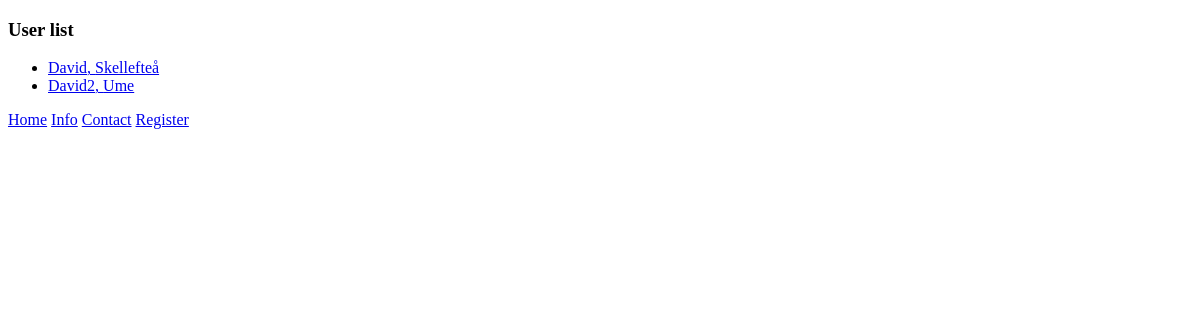
The app's page /users/, older data.
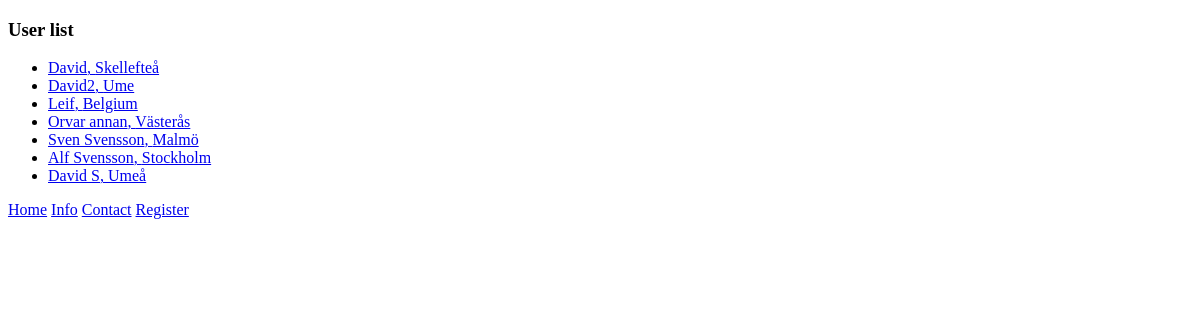
The same page, newer data.
### FrancisellaDatabase/models.py (models this page shows, shortened)
class User(models.Model):
	owner = models.ForeignKey(User,on_delete=CASCADE)
	name = models.CharField(max_length=200,null=True,blank=False)
	email = models.EmailField(max_length=254,null=True,blank=False)
	location = models.CharField(max_length=200,null=True,blank=True)
	timestamp = models.DateTimeField(auto_now_add=True)
	updated = models.DateTimeField(auto_now=True)
	slug = models.SlugField(null=True,blank=True,unique=True)

### FrancisellaDatabase/views.py (the view)
# urls.py: path('users/', UserListView.as_view()),
class UserListView(ListView):
	template_name = 'users/user_list.html'
	def get_queryset(self):
		location = self.kwargs.get("location")
		queryset = User.objects.all()
		if location:
			queryset = User.objects.filter(location__icontains=location)
		return queryset

### FrancisellaDatabase/templates/users/user_list.html (shortened to what this page needs)
{% extends "base.html" %}
{% block content %}
<h3> User list </h3>
<ul>
	{% for object in user_list %}
	 <li><a href='/users/{{ object.slug }}/'> {{ object.name }}, {{object.location}}
	 </a></li>
	{% endfor %}
</ul>
{% endblock content %}

### templates/base.html (shortened to what this page needs)
<!DOCTYPE html>
{% load static %}
<html lang=us-en>
	<head>
	</head>
	<body>
		<div class="title">
		{% block content %}{% endblock content %}
		</div>
		<div class='navigation'>
		{% include 'snippets/navigation.html' %}
		</div>
	</body>
</html>

### templates/snippets/navigation.html
<a href='/'>Home</a>
<a href='/info'>Info</a>
<a href='/contact'>Contact</a>
<a href='/users/create'>Register</a>

Row changes from the older to the newer data that the page shows:
added User: name "Leif", location "Belgium"
added User: name "Orvar annan", location "Västerås"
added User: name "Sven Svensson", location "Malmö"
added User: name "Alf Svensson", location "Stockholm"
added User: name "David S", location "Umeå"
